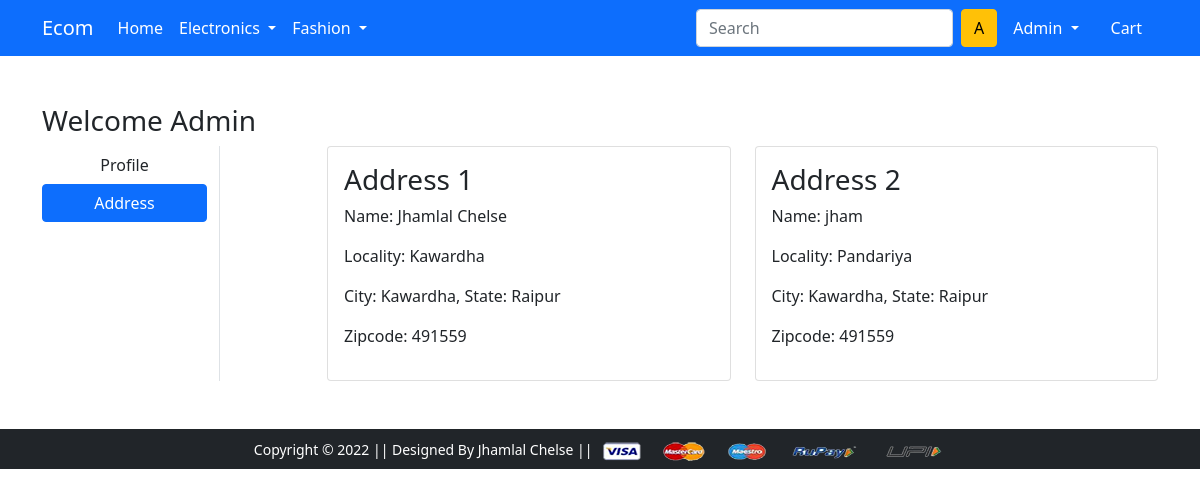
The page /address/ (signed in) on the database its author committed.
### app/models.py (models this page shows, shortened)
class Customer(models.Model):
    user=models.ForeignKey(User,on_delete=models.CASCADE)
    name=models.CharField(max_length=120)
    locality=models.CharField(max_length=120)
    city=models.CharField(max_length=120)
    state=models.CharField(choices=STATE_CHOICE,max_length=120)
    zipcode=models.IntegerField()

### app/views.py (the view)
# urls.py: path('address/', views.address, name='address'),
@login_required(login_url='../account/login')
def address(request):
    add = Customer.objects.filter(user=request.user)
    return render(request, 'app/address.html',{'add':add,'active':'btn-primary'})

### app/templates/app/address.html (shortened to what this page needs)
{% extends 'app/base.html' %}
{% load static %}
{% block main-content %}
<div class="container my-5">
 <div class="row">
 <h3>Welcome {{request.user | capfirst}}</h3>
  <div class="col-sm-2 border-end">
   <ul class="list-unstyled">
    <li class="d-grid"><a href="{% url 'profile' %}" class="btn">Profile</a></li>
    <li class="d-grid"><a href="{% url 'address' %}" class="btn {{active}}">Address</a></li>
   </ul>
  </div>
  <div class="col-sm-9 offset-sm-1">
   <div class="row">
    {% for add in add %}
    <div class="col-sm-6">
     <div class="card">
      <div class="card-body">
       <h3>Address {{forloop.counter}}</h3>
       <p>Name: {{add.name}}</p>
       <p>Locality: {{add.locality}}</p>
       <p>City: {{add.city}}, State: {{add.state}}</p>
       <p>Zipcode: {{add.zipcode}}</p>
      </div>
     </div>
    </div>
    {% endfor %}
   </div>
  </div>
 </div>
</div>
{% endblock main-content %}

### app/templates/app/base.html (shortened to what this page needs)
<!doctype html>
{% load static %}
<html lang="en">
  <head>
    <link href="https://cdn.jsdelivr.net/npm/bootstrap@5.0.0-beta1/dist/css/bootstrap.min.css" rel="stylesheet">
    <link rel="stylesheet" href="{% static 'app/css/owl.carousel.min.css' %}">
    <link rel="stylesheet" href="{% static 'app/css/all.min.css' %}">
    <link rel="stylesheet" href="{% static 'app/css/style.css' %}">
  </head>
  <body>
    <nav class="navbar navbar-expand-lg navbar-dark bg-primary">
     <div class="container">
       <a class="navbar-brand" href="/">Ecom</a>
       <div class="collapse navbar-collapse" id="navbarSupportedContent">
         <ul class="navbar-nav me-auto mb-2 mb-lg-0">
           <li class="nav-item">
             <a class="nav-link active" aria-current="page" href="/">Home</a>
           </li>
           <li class="nav-item dropdown">
             <a class="nav-link dropdown-toggle text-white" href="#" id="electronicsDropdown" role="button" data-bs-toggle="dropdown" aria-expanded="false">
               Electronics
             </a>
           </li>
           <li class="nav-item dropdown">
             <a class="nav-link dropdown-toggle text-white" href="#" id="fashionDropdown" role="button" data-bs-toggle="dropdown" aria-expanded="false">
               Fashion
             </a>
           </li>
         </ul>
         <form class="d-flex">
           <input class="form-control me-2" type="search" placeholder="Search" aria-label="Search">
           {% if request.user.is_authenticated %}
           <button class="btn btn-warning" type="submit">{{request.user.username | make_list | first | capfirst }}</button>
           {% endif %}
         </form>
         <div>
          <ul class="navbar-nav me-auto mb-2 mb-lg-0">
            {% if request.user.is_authenticated %}
           <li class="nav-item dropdown mx-2">
              <a class="nav-link dropdown-toggle text-white" href="#" id="profileDropdown" role="button" data-bs-toggle="dropdown" aria-expanded="false">
                {{request.user.username | capfirst}}
              </a>
            </li>
            <li class="nav-item mx-2">
             <a href="{% url 'show-cart' %}" class="nav-link text-white"> Cart </a>
            </li>
            {% endif %}
          </ul>
         </div>
       </div>
     </div>
    </nav>
    {% block main-content %} {% endblock main-content %}
    <footer class="container-fluid bg-dark text-center p-2 ">
        <small class="text-white">Copyright &copy; 2022 || Designed By Jhamlal Chelse || </small>
        <img src="{% static 'app/images/payment.png' %}" alt="" srcset="" class="img-fluid" height="2px">
    </footer>
  </body>
</html>

### rows shown on the page
Customer: name "Jhamlal Chelse", locality "Kawardha", city "Kawardha", state "Raipur", zipcode "491559"
Customer: name "jham", locality "Pandariya", city "Kawardha", state "Raipur", zipcode "491559"

### other values the page prints
{{ request.user.username | make_list | first | capfirst }} "A"
{{ request.user.username | capfirst }} "Admin"
{{ request.user | capfirst }} "Admin"
